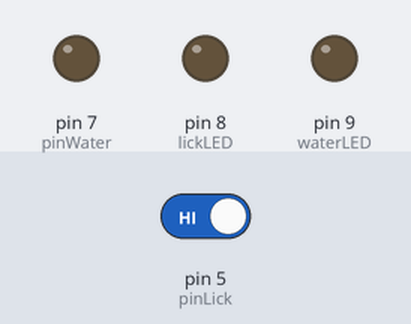
This sketch was run on a simulated Arduino Uno, built with avr-gcc and run on an emulated ATmega328P. Parts: output pins drawn as LEDs (lit = HIGH). The inputs (shaded band) are chosen by the test bench; at power-on: pin 5 (pinLick) HIGH. What the sketch prints to the serial monitor is not drawn.

Above: at 1.2 s.
1.3 s: pin 5 (pinLick) driven LOW
At 2.3 s:
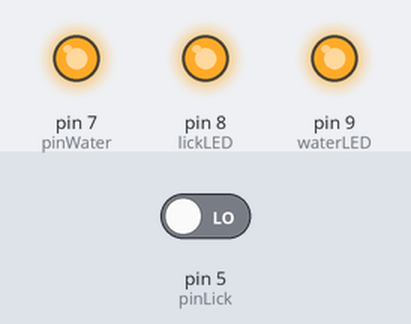
2.8 s: pin 5 (pinLick) driven HIGH
At 3.5 s:
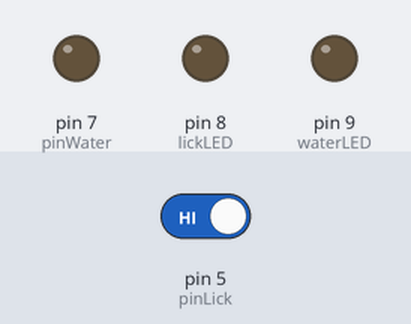
Timing chart, 0 to 5.8 s (numbered marks = the images above; inputs shaded):
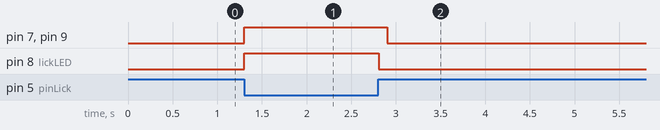

Measured:
- after the input at 1.3 s, pin 7 (pinWater), pin 8 (lickLED), pin 9 (waterLED): LOW → HIGH at once
- after the input at 2.8 s, pin 7 (pinWater), pin 9 (waterLED): HIGH → LOW after 0.11 s; pin 8 (lickLED): HIGH → LOW at once

The sketch:

lickToWater.ino
```cpp
#define pinLick 5
#define pinWater 7
#define lickLED 8
#define waterLED 9
#define waterDuration 100

unsigned long lastLickTime = 0;

void setup() {
  // put your setup code here, to run once:
  Serial.begin(9600);
  pinMode(pinLick, INPUT);
  pinMode(pinWater,OUTPUT);
  pinMode(lickLED, OUTPUT);
  pinMode(waterLED, OUTPUT);

  lastLickTime = millis() - 10000;
}

void loop() {
  // 检查舔水的状态，据此更新给水时间
  bool isLicking = ! digitalRead(pinLick);
  unsigned long curTime = millis();
  if (isLicking){
     lastLickTime = curTime;
    }

  Serial.print(isLicking); Serial.print(",");
  digitalWrite(lickLED, isLicking);

  // 如果当前时间在上次给水的时间内，则给水，否则不给
  unsigned long deltaTime = curTime - lastLickTime;
  bool giveWater = (deltaTime >= 0) and (deltaTime < waterDuration);
  digitalWrite(pinWater, giveWater);
  digitalWrite(waterLED, giveWater);
  Serial.print(giveWater); Serial.print("\n");
}
```
